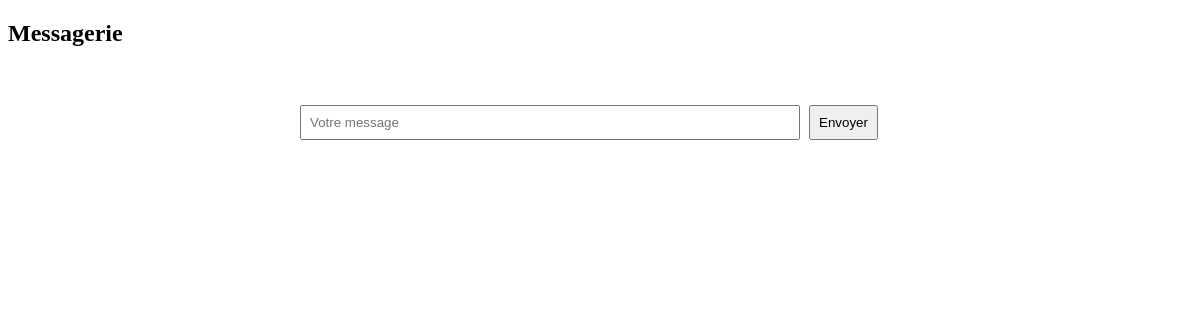
The page /dashboard/messagerie.php on the database as committed earlier.
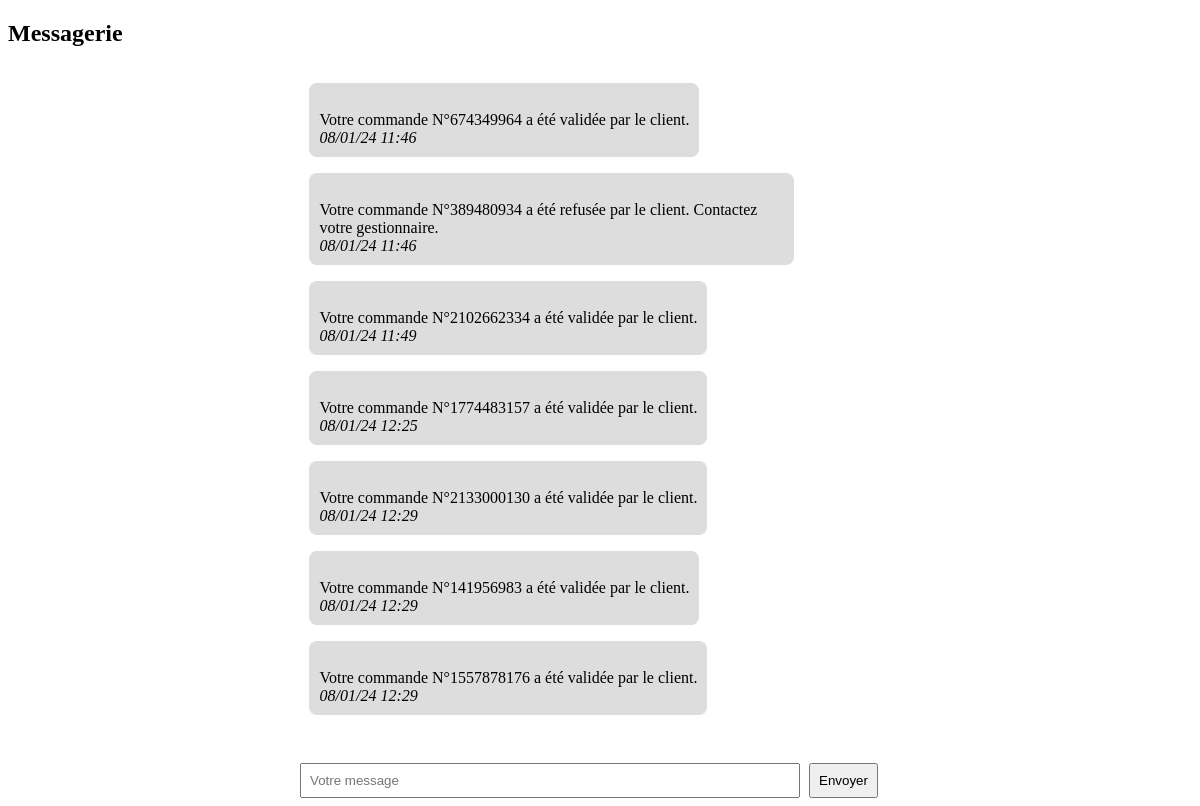
The same page on the database as committed later.
### tables this page shows
CREATE TABLE message (
	id_message INT(11) AUTO_INCREMENT,
	date_message TIMESTAMP,
	contenu_message text(1000),
	sens binary(1),
	type_message ENUM('notification', 'message'),
	idclient_message INT(11),
	idgestionnaire_message VARCHAR(11), 
		PRIMARY KEY (id_message),
		FOREIGN KEY (idclient_message) REFERENCES client(id_client),
		FOREIGN KEY (idgestionnaire_message) REFERENCES gestionnaire(id_gestionnaire)
);

### include/fonctions.php (called while the page is built, shortened)
<?php
	function singleQuery($sql) {
		$con = new mysqli ("localhost", "root", "", "rosemarketplace", 3306);
		$result = mysqli_query($con, $sql);
		if($result){
            $data = mysqli_fetch_assoc($result);
		}
		return $data;
	}
	function getMessages($con, $id_client, $id_gestionnaire) {
		$msg_query = "SELECT * FROM message ";
		$msg_query .= " WHERE idclient_message = '$id_client' AND idgestionnaire_message = '$id_gestionnaire'";
		$msg_query .= " ORDER BY date_message ASC";
		$result = $con->query($msg_query);
		$messages = array();
		if ($result->num_rows > 0) {
			while ($row = $result->fetch_assoc()) {
				$messages[] = $row;
			}
		}
		return $messages;
	}
?>

### dashboard/messagerie.php (the view, shortened to what this page needs)
<?php
    include("./include/fonctions.php");
    $user = $_SESSION['user_id_id'];
    $user_type = $_SESSION['user_type'];
    if($user_type == 'X'){
        $id_gestionnaire = $user;
        $user_query = "SELECT * FROM client  ";
        if(isset($_GET['msg'])){
            $id_client = $_GET['msg'];
        } else {
            $id_client = 1;
        }
        $user_query .= "WHERE id_client = '$id_client'";
        $data = singleQuery($user_query);
        $client = $data['prenom_client'].' '. $data['nom_client'];
    } else {
        $id_client = $user;
        $user_query = "SELECT * FROM client  WHERE id_client = '$user'";
        $data = singleQuery($user_query);
        $id_gestionnaire = $data['id_gestionnaire'];
        $client = $data['prenom_client'].' '. $data['nom_client'];
    }
    if (($user_type == 'X' && isset($_GET['msg'])) || $user_type != 'X') {
        $messages = getMessages($con, $id_client,$id_gestionnaire);
    } else {
        $messages = [];
    }
?>
<!DOCTYPE html>
<html>
<head>
    <link rel="stylesheet" type="text/css" href="./css/messagerie.css">
</head>
<body>
    <h2>Messagerie</h2>
    <div class="container">
        <div class="message-container">
            <?php foreach ($messages as $message) : ?>
                <?php
                if ($user_type == 'X') {
                    $messageClass = ($message['sens'] == 1) ? 'message-envoye' : 'message-recu';
                } else {
                    $messageClass = ($message['sens'] == 1) ? 'message-recu' : 'message-envoye';
                }
                ?>
                <p class="message <?= $messageClass; ?>">
                    <strong><?= ($message['sens'] == 1) ? $id_gestionnaire : $client; ?></strong><br>
                    <?= $message['contenu_message']; ?>
                    <br>
                    <em><?= date('d/m/y H:i', strtotime($message['date_message'])); ?></em>
                </p>
            <?php endforeach; ?>
            <br>
        </div>
    </div>
    <form action="" method="post" class="message-form">
                <input type="text" name="message_text" placeholder="Votre message">
                <button type="submit" name="send">Envoyer</button>
        </form>
</body>
</html>

### css/messagerie.css (style rules this page uses)
.container { display: flex; }
.message-container { max-width: 600px; margin: auto; max-height: 700px; overflow-y: auto; }
.message { width: fit-content; padding: 10px; margin-bottom: 10px; border-radius: 8px; max-width: 80%; word-wrap: break-word; }
.message-recu { background-color: #ddd; color: #000; text-align: left; }
.message-form { max-width: 600px; margin: auto; margin-top: 20px; }
.message-form input { width: 80%; padding: 8px; margin-right: 5px; }
.message-form button { padding: 8px; }

Rows that differ between the two databases and show on the page:
added message: contenu_message "Votre commande N°674349964 a été validée par le client.", date_message "08/01/24 11:46"
added message: contenu_message "Votre commande N°389480934 a été refusée par le client. Contactez votre gestionnaire.", date_message "08/01/24 11:46"
added message: contenu_message "Votre commande N°2102662334 a été validée par le client.", date_message "08/01/24 11:49"
added message: contenu_message "Votre commande N°1774483157 a été validée par le client.", date_message "08/01/24 12:25"
added message: contenu_message "Votre commande N°2133000130 a été validée par le client.", date_message "08/01/24 12:29"
added message: contenu_message "Votre commande N°141956983 a été validée par le client.", date_message "08/01/24 12:29"
added message: contenu_message "Votre commande N°1557878176 a été validée par le client.", date_message "08/01/24 12:29"
